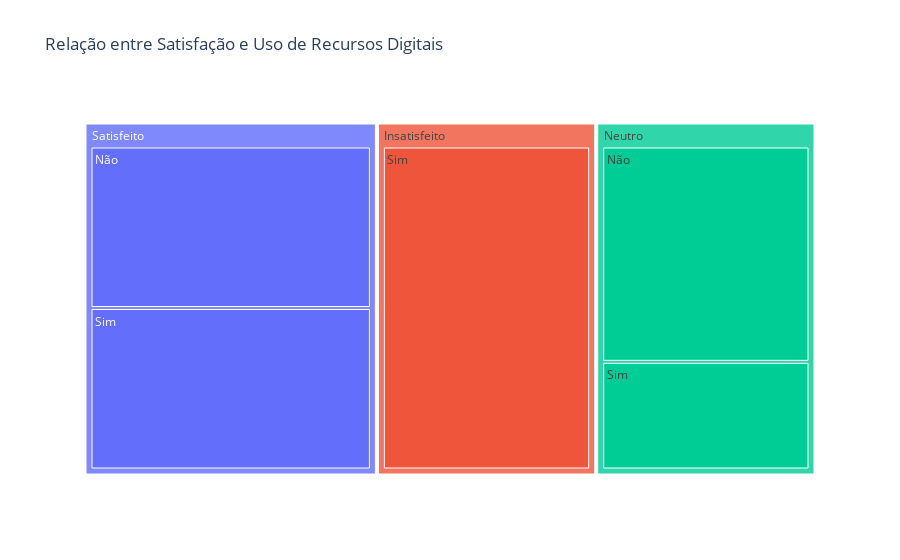

Notebook code for this chart:
### Code cell
import plotly.express as px

# Criando a tabela para o gráfico de mosaico
df_mosaic = df.groupby(['Satisfação', 'Uso Digital']).size().reset_index(name='count')

# Criando gráfico de treemap (semelhante ao mosaico)
fig = px.treemap(df_mosaic, path=['Satisfação', 'Uso Digital'], values='count',
                 title='Relação entre Satisfação e Uso de Recursos Digitais')
fig.show()

### Figure 1 — Plotly figure (JSON) as saved in the notebook; plotly's stock layout.template omitted (floating-point values rounded to 4 significant figures)
{"data": [{"branchvalues": "total", "domain": {"x": [0, 1], "y": [0, 1]}, "hovertemplate": "labels=%{label}<br>count=%{value}<br>parent=%{parent}<br>id=%{id}<extra></extra>", "ids": ["Neutro/Não", "Satisfeito/Não", "Insatisfeito/Sim", "Neutro/Sim", "Satisfeito/Sim", "Insatisfeito", "Neutro", "Satisfeito"], "labels": ["Não", "Não", "Sim", "Sim", "Sim", "Insatisfeito", "Neutro", "Satisfeito"], "name": "", "parents": ["Neutro", "Satisfeito", "Insatisfeito", "Neutro", "Satisfeito", "", "", ""], "type": "treemap", "values": [2, 2, 3, 1, 2, 3, 3, 4]}], "layout": {"legend": {"tracegroupgap": 0}, "title": {"text": "Relação entre Satisfação e Uso de Recursos Digitais"}}}
